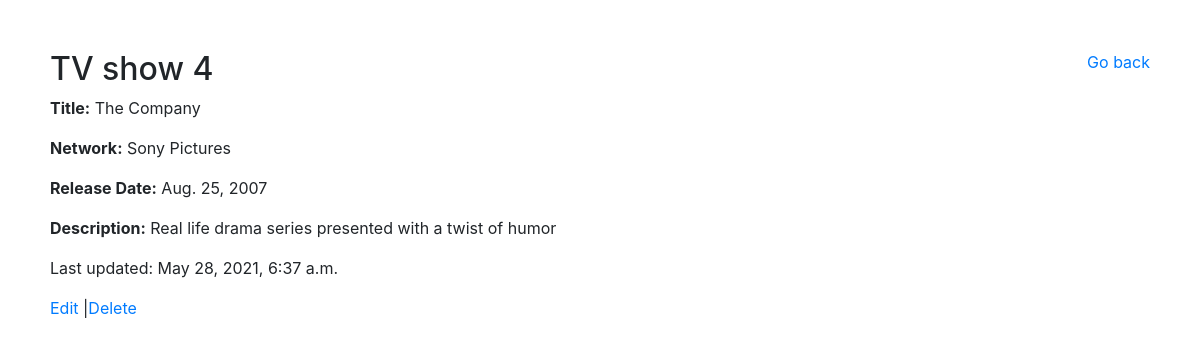
The app's page /show/4 with its own data.
### TV_shows_app/models.py (models this page shows)
class Show(models.Model):
    title= models.CharField(max_length=255)
    network= models.CharField(max_length=255)
    release_date= models.DateField(auto_now_add=False, auto_now=False, null=True)
    description= models.TextField()
    created_at= models.DateTimeField(auto_now_add=True)
    updated_at= models.DateTimeField(auto_now=True)

### TV_shows_app/views.py (the view)
# urls.py: path('show/<int:show_id>', views.show),
def show(request, show_id):
    show_select = Show.objects.get(id=show_id)
    context = {
        'show': show_select
    }
    return render(request, 'show.html', context)

### TV_shows_app/templates/show.html (shortened to what this page needs)
<!DOCTYPE html>
<html lang="en">
<head>
    <link rel="stylesheet" href="https://maxcdn.bootstrapcdn.com/bootstrap/4.0.0/css/bootstrap.min.css">
    {% load static %}
    <link rel="stylesheet" href="{% static 'styles.css' %}">
</head>
<body>
    <div class="container-md">
        <div class="leader">
            <h2>TV show {{ show.id }}</h2>
            <a href="/back">Go back</a>
        </div>
        <div class="showDetails">
            <p><b>Title:</b> {{ show.title }}</p>
            <p><b>Network:</b> {{ show.network }}</p>
            <p><b>Release Date:</b> {{ show.release_date }}</p>
            <p><b>Description:</b> {{ show.description }}</p>
        </div>
        <div class="head">
            <p> Last updated: {{show.updated_at}}</p>
            <p> <a href="/edit/{{ show.id}}">Edit</a> |<a href="/delete/{{ show.id}}">Delete</a> </p>
        </div>
    </div>
</body>
</html>

### TV_shows_app/static/styles.css (style rules this page uses)
* { margin: 0; padding: 0; }
.container-md { margin:auto; padding: 50px; }
.leader { display:flex; justify-content: space-between; }

### records on screen
Show: id "4", title "The Company", network "Sony Pictures", release_date "Aug. 25, 2007", description "Real life drama series presented with a twist of humor", updated_at "May 28, 2021, 6:37 a.m."
